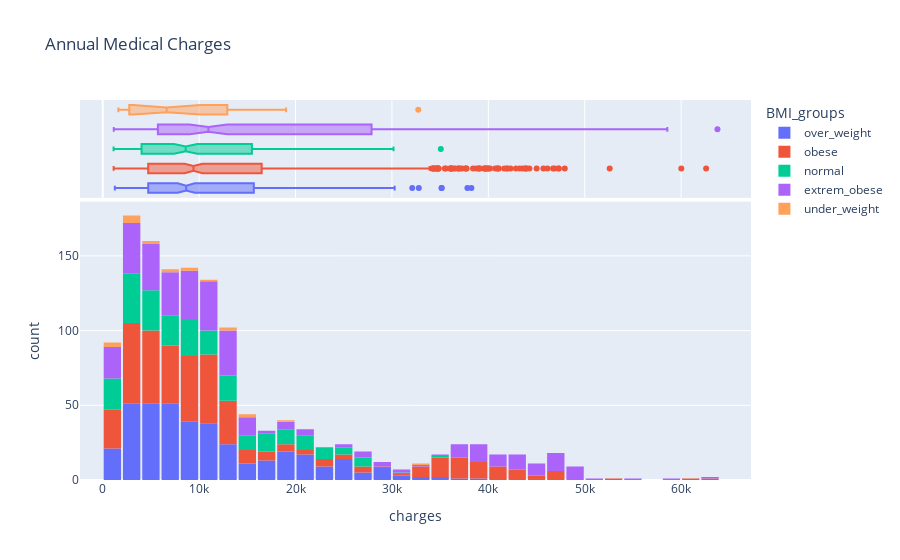

The cell this chart's notebook holds for it:
### Code cell
fig = px.histogram(medical_df, 
                   x='charges', 
                   marginal='box', 
                   color='BMI_groups', 
                   title='Annual Medical Charges')
fig.update_layout(bargap=0.1)
fig.show()

### Figure 1 — Plotly figure (JSON) as saved in the notebook; plotly's stock layout.template omitted (floating-point values rounded to 4 significant figures; data arrays with more than 128 entries replaced by an {"elided": "..."} marker saying what was removed)
{"data": [{"alignmentgroup": "True", "bingroup": "x", "hovertemplate": "BMI_groups=over_weight<br>charges=%{x}<br>count=%{y}<extra></extra>", "legendgroup": "over_weight", "marker": {"color": "#636efa", "pattern": {"shape": ""}}, "name": "over_weight", "offsetgroup": "over_weight", "orientation": "v", "showlegend": true, "type": "histogram", "x": {"elided": "380 float values"}, "xaxis": "x", "yaxis": "y"}, {"alignmentgroup": "True", "hovertemplate": "BMI_groups=over_weight<br>charges=%{x}<extra></extra>", "legendgroup": "over_weight", "marker": {"color": "#636efa"}, "name": "over_weight", "notched": true, "offsetgroup": "over_weight", "showlegend": false, "type": "box", "x": {"elided": "380 float values"}, "xaxis": "x2", "yaxis": "y2"}, {"alignmentgroup": "True", "bingroup": "x", "hovertemplate": "BMI_groups=obese<br>charges=%{x}<br>count=%{y}<extra></extra>", "legendgroup": "obese", "marker": {"color": "#EF553B", "pattern": {"shape": ""}}, "name": "obese", "offsetgroup": "obese", "orientation": "v", "showlegend": true, "type": "histogram", "x": {"elided": "397 float values"}, "xaxis": "x", "yaxis": "y"}, {"alignmentgroup": "True", "hovertemplate": "BMI_groups=obese<br>charges=%{x}<extra></extra>", "legendgroup": "obese", "marker": {"color": "#EF553B"}, "name": "obese", "notched": true, "offsetgroup": "obese", "showlegend": false, "type": "box", "x": {"elided": "397 float values"}, "xaxis": "x2", "yaxis": "y2"}, {"alignmentgroup": "True", "bingroup": "x", "hovertemplate": "BMI_groups=normal<br>charges=%{x}<br>count=%{y}<extra></extra>", "legendgroup": "normal", "marker": {"color": "#00cc96", "pattern": {"shape": ""}}, "name": "normal", "offsetgroup": "normal", "orientation": "v", "showlegend": true, "type": "histogram", "x": {"elided": "221 float values"}, "xaxis": "x", "yaxis": "y"}, {"alignmentgroup": "True", "hovertemplate": "BMI_groups=normal<br>charges=%{x}<extra></extra>", "legendgroup": "normal", "marker": {"color": "#00cc96"}, "name": "normal", "notched": true, "offsetgroup": "normal", "showlegend": false, "type": "box", "x": {"elided": "221 float values"}, "xaxis": "x2", "yaxis": "y2"}, {"alignmentgroup": "True", "bingroup": "x", "hovertemplate": "BMI_groups=extrem_obese<br>charges=%{x}<br>count=%{y}<extra></extra>", "legendgroup": "extrem_obese", "marker": {"color": "#ab63fa", "pattern": {"shape": ""}}, "name": "extrem_obese", "offsetgroup": "extrem_obese", "orientation": "v", "showlegend": true, "type": "histogram", "x": {"elided": "319 float values"}, "xaxis": "x", "yaxis": "y"}, {"alignmentgroup": "True", "hovertemplate": "BMI_groups=extrem_obese<br>charges=%{x}<extra></extra>", "legendgroup": "extrem_obese", "marker": {"color": "#ab63fa"}, "name": "extrem_obese", "notched": true, "offsetgroup": "extrem_obese", "showlegend": false, "type": "box", "x": {"elided": "319 float values"}, "xaxis": "x2", "yaxis": "y2"}, {"alignmentgroup": "True", "bingroup": "x", "hovertemplate": "BMI_groups=under_weight<br>charges=%{x}<br>count=%{y}<extra></extra>", "legendgroup": "under_weight", "marker": {"color": "#FFA15A", "pattern": {"shape": ""}}, "name": "under_weight", "offsetgroup": "under_weight", "orientation": "v", "showlegend": true, "type": "histogram", "x": [2775.0, 32730.0, 1695.0, 9644.0, 1728.0, 12830.0, 15010.0, 1621.0, 14460.0, 3167.0, 2585.0, 4766.0, 2681.0, 11530.0, 6878.0, 13200.0, 19020.0, 9991.0, 5117.0, 6641.0, 3733.0], "xaxis": "x", "yaxis": "y"}, {"alignmentgroup": "True", "hovertemplate": "BMI_groups=under_weight<br>charges=%{x}<extra></extra>", "legendgroup": "under_weight", "marker": {"color": "#FFA15A"}, "name": "under_weight", "notched": true, "offsetgroup": "under_weight", "showlegend": false, "type": "box", "x": [2775.0, 32730.0, 1695.0, 9644.0, 1728.0, 12830.0, 15010.0, 1621.0, 14460.0, 3167.0, 2585.0, 4766.0, 2681.0, 11530.0, 6878.0, 13200.0, 19020.0, 9991.0, 5117.0, 6641.0, 3733.0], "xaxis": "x2", "yaxis": "y2"}], "layout": {"bargap": 0.1, "barmode": "relative", "legend": {"title": {"text": "BMI_groups"}, "tracegroupgap": 0}, "title": {"text": "Annual Medical Charges"}, "xaxis": {"anchor": "y", "domain": [0, 1], "title": {"text": "charges"}}, "xaxis2": {"anchor": "y2", "domain": [0, 1], "matches": "x", "showgrid": true, "showticklabels": false}, "yaxis": {"anchor": "x", "domain": [0, 0.7326], "title": {"text": "count"}}, "yaxis2": {"anchor": "x2", "domain": [0.7426, 1], "matches": "y2", "showgrid": false, "showline": false, "showticklabels": false, "ticks": ""}}}
